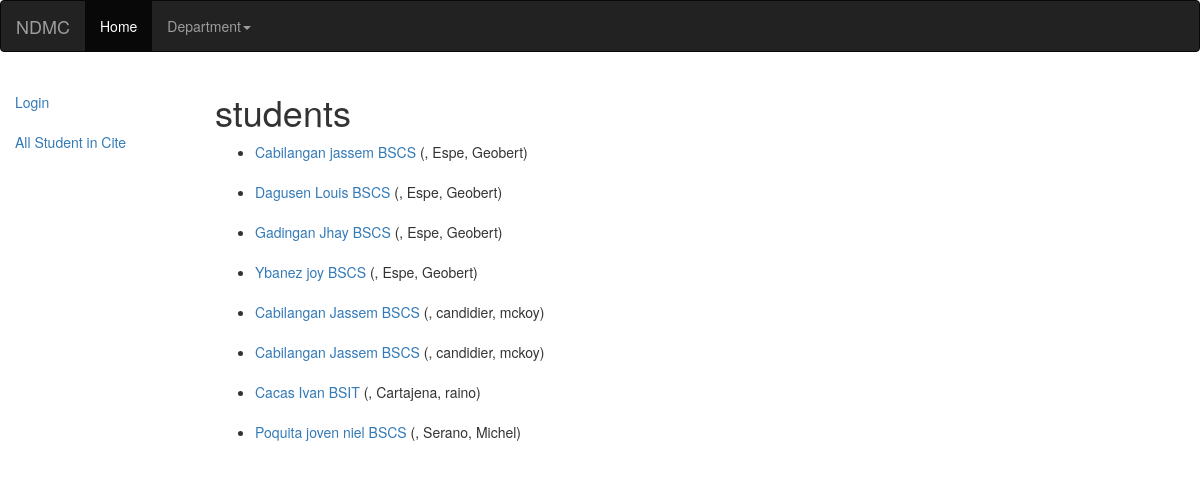
The page /Project/ on the database as committed earlier.
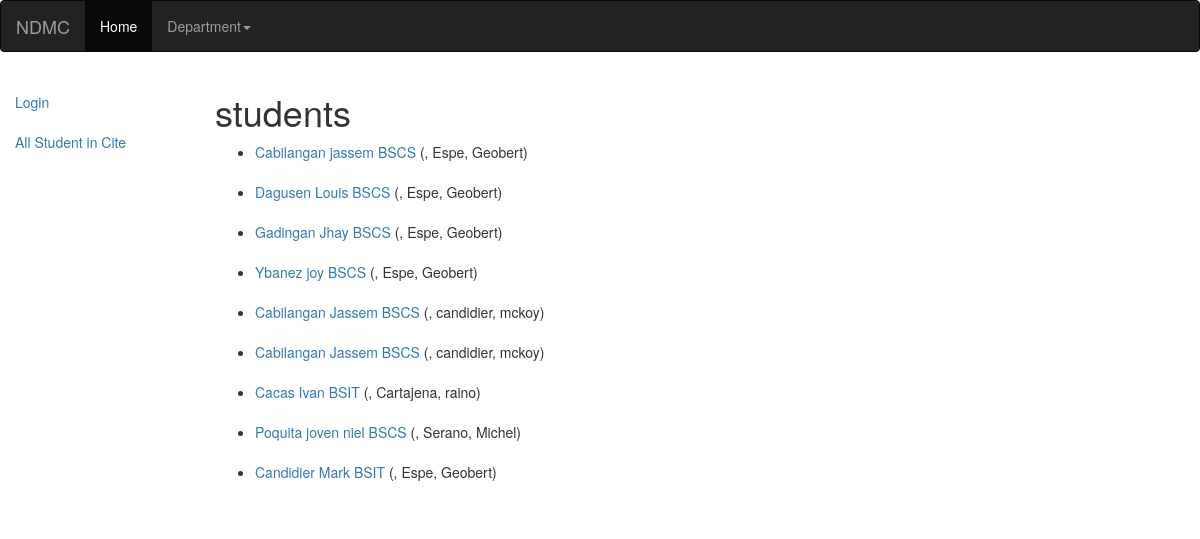
The same page on the database as committed later.
### Project/models.py (models this page shows, shortened)
class student(models.Model):
	Last_name    =	 models.CharField(max_length=100)
	First_name 	 = 	 models.CharField(max_length=200, help_text="Enter your first name ")
	MI 			 =	 models.CharField(max_length=200, help_text="Enter your middle Name")
	Gender = (
        ('m', 'Male'),
        ('o', 'Female'),
	)
	Sex			  =   models.CharField(max_length=1, choices=Gender, blank=True, default='m')
	Professor		 = 		models.ForeignKey('professor', on_delete=models.SET_NULL, null=True)
	course	     = 		models.ForeignKey('Course', on_delete=models.SET_NULL, null=True)
	grade	     = 		models.ForeignKey('Grade', on_delete=models.SET_NULL, null=True)
	def get_absolute_url(self):
		return reverse(' student-detail', args=[str(self.id)])

class Course(models.Model):
	Department = (
			('c', 'Cite'),
			('o', 'CBA'),
			('a', 'CED'),
			('r', 'Ascend'),
	)
	Dep = models.CharField(max_length=1, choices=Department, blank=True, default='c')
	course_name  	=  models.CharField(max_length=100)
	description 	=  models.TextField(max_length=500)
	def __str__(self):
		return self.course_name
		return "{} Courses {}" .format(self.course_name, self.list_subjects())

class professor(models.Model):
	first_name		= models.CharField(max_length=150)
	last_name 		= models.CharField(max_length=150)
	bio 			= models.TextField(max_length=300)
	def __str__(self):
		return '%s, %s' % (self.last_name, self.first_name)

### Project/views.py (the view)
def index(request):
		queryset = student.objects.filter(Last_name__icontains='cabilangan')[:5]
		students = student.objects.all()
		context = {
			'students':students,
		}
		return render(request, "student_list.html", context)

### Project/templates/student_list.html (shortened to what this page needs)
{% extends "base_generic.html" %}
{% block content %}
    <h1>students</h1>
    {% if students %}
    <ul>
      {% for students in students %}
      <li>
        <a href="{{ students.get_absolute_url }} ">{{students.Last_name}} {{students.First_name}} {{students.course}} </a> ({{students.Subject.subject_name}},  {{students.Professor}})<br></br>
      </li>
      {% endfor %}
    </ul>
    {% else %}
      <p>There are no books in the library.</p>
    {% endif %}
		  {% endblock %}

Rows that differ between the two databases and show on the page:
added student: Last_name "Candidier", First_name "Mark", course "BSIT", Professor "Espe, Geobert"
